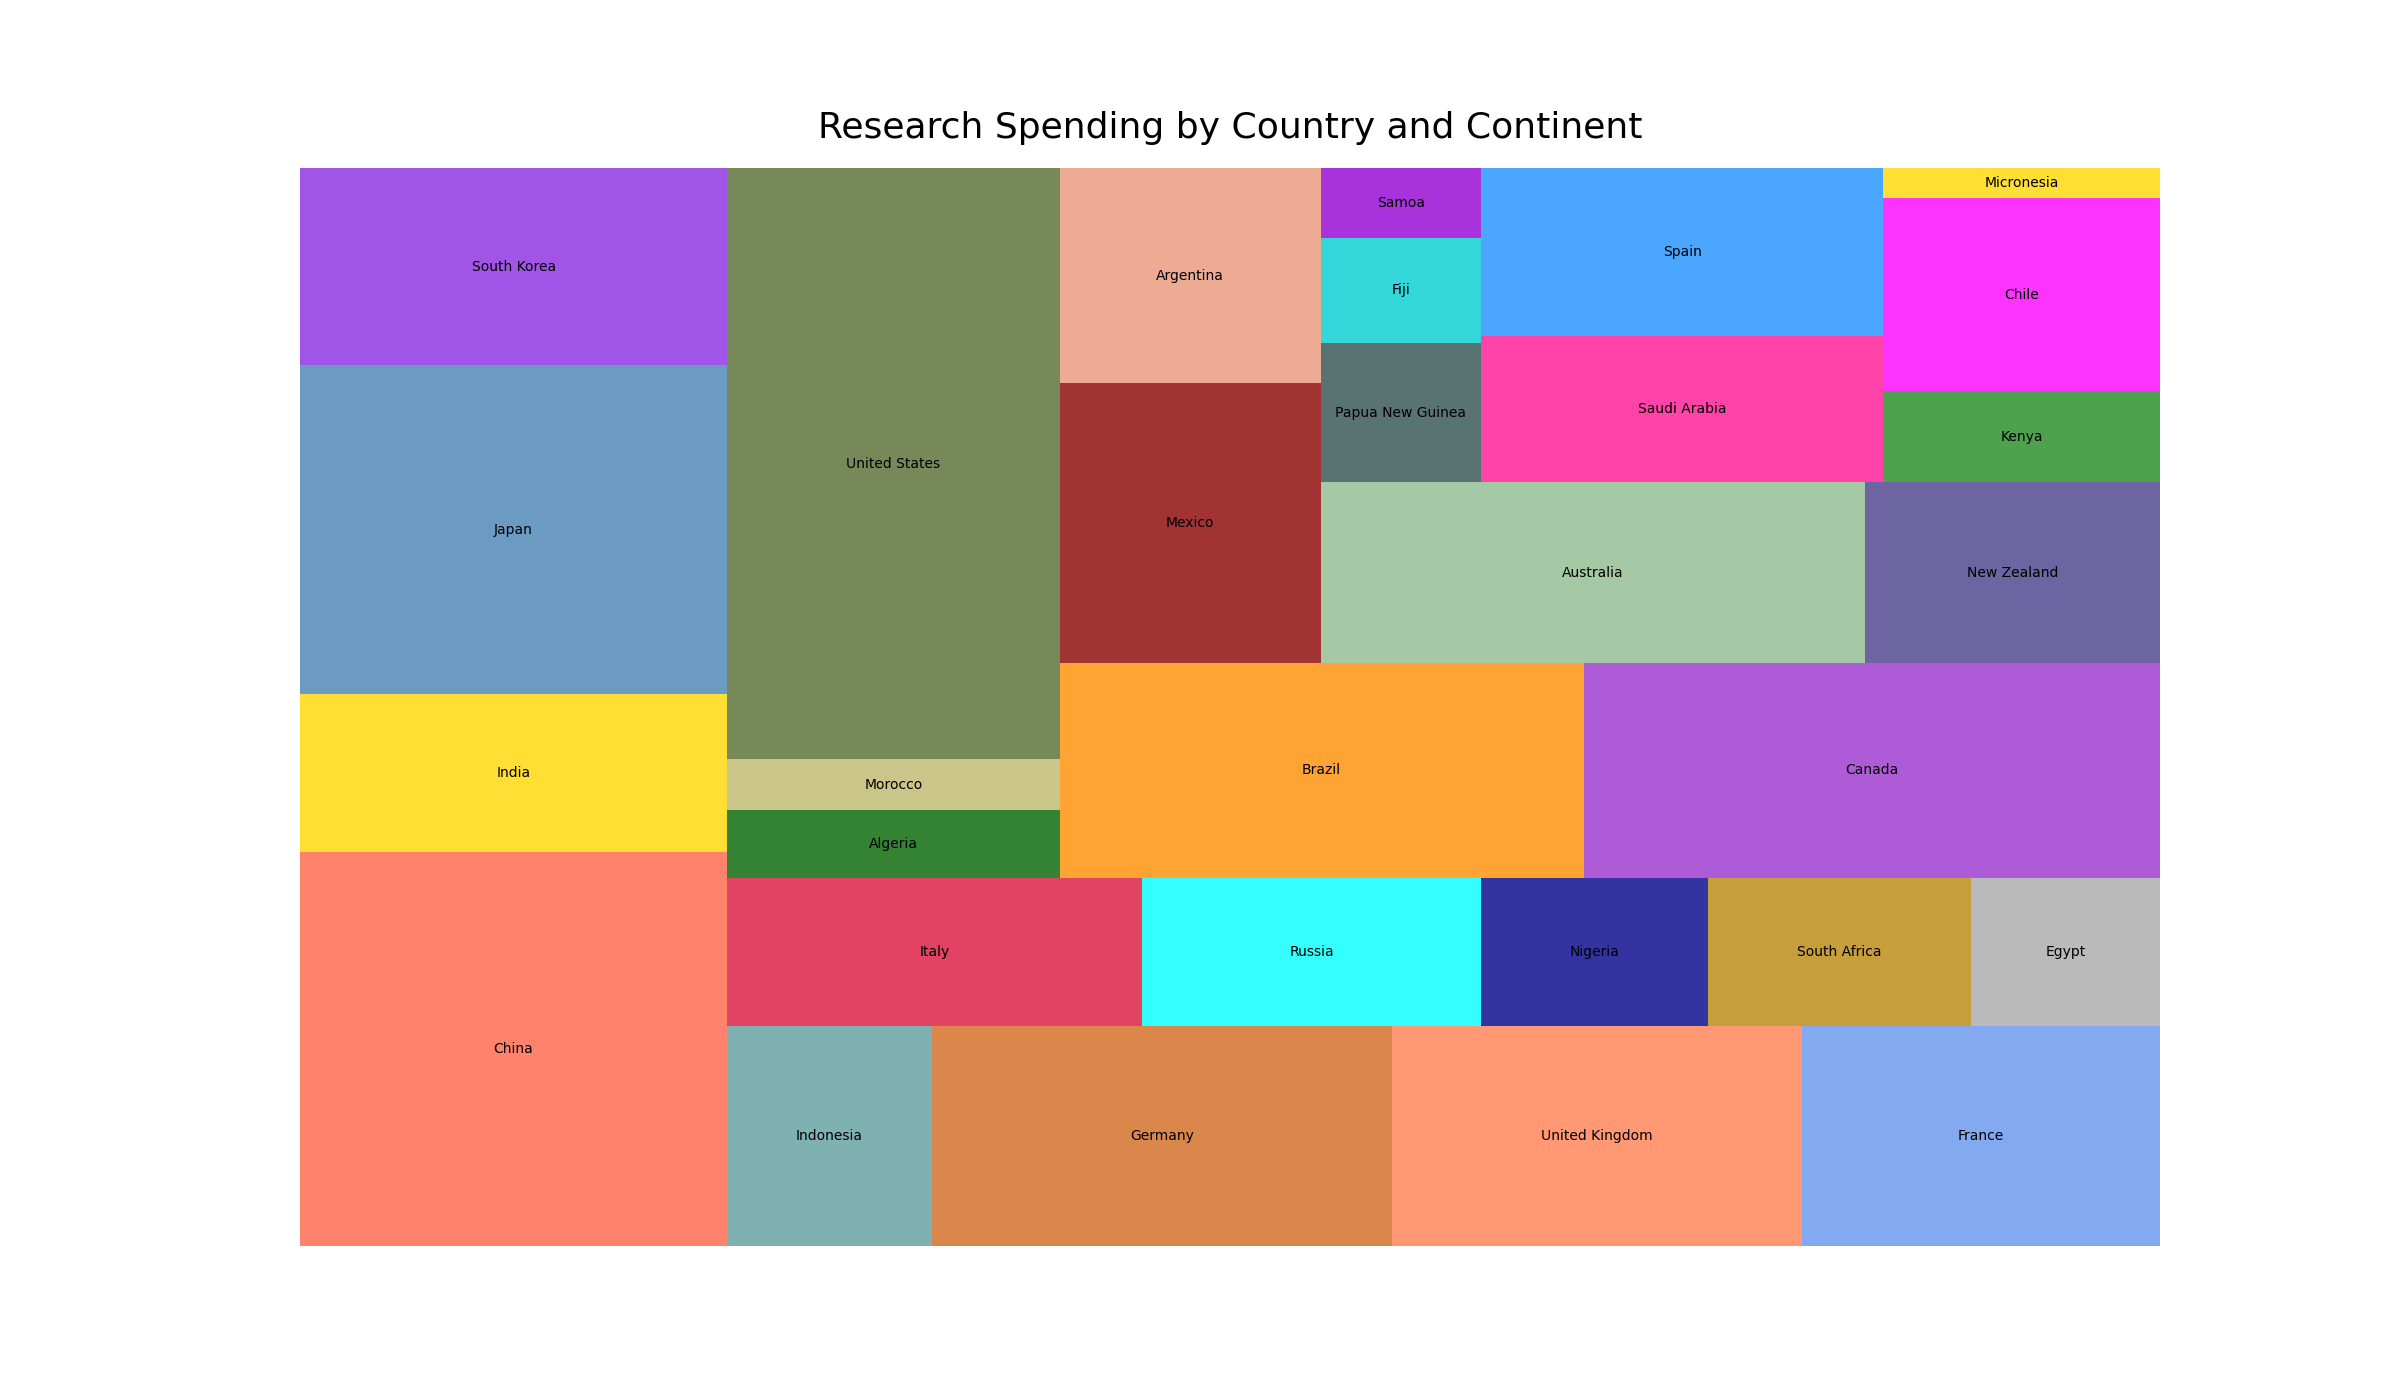

The script that drew this image:

import pandas as pd
import seaborn as sns
import matplotlib.pyplot as plt
import squarify

data = {
    'Continent': ['Asia', 'Asia', 'Asia', 'Asia', 'Asia', 'Europe', 'Europe', 'Europe', 'Europe', 'Europe',
                  'Africa', 'Africa', 'Africa', 'Africa', 'Africa', 'Americas', 'Americas', 'Americas', 'Americas',
                  'Americas', 'Oceania', 'Oceania', 'Oceania', 'Oceania', 'Oceania', 'Asia', 'Europe', 'Africa', 'Americas', 'Oceania'],
    'Country': ['China', 'India', 'Japan', 'South Korea', 'Indonesia', 'Germany', 'United Kingdom',
                'France', 'Italy', 'Russia', 'Nigeria', 'South Africa', 'Egypt', 'Algeria', 'Morocco',
                'United States', 'Brazil', 'Canada', 'Mexico', 'Argentina', 'Australia', 'New Zealand',
                'Papua New Guinea', 'Fiji', 'Samoa', 'Saudi Arabia', 'Spain', 'Kenya', 'Chile', 'Micronesia'],
    'Research_Spending': [300000, 120000, 250000, 150000, 80000, 180000, 160000, 140000, 110000, 90000,
                          60000, 70000, 50000, 40000, 30000, 350000, 200000, 220000, 130000, 100000,
                          175000, 95000, 40000, 30000, 20000, 105000, 120000, 45000, 95000, 15000]
}

df = pd.DataFrame(data)

plt.figure(figsize=(24, 14))
colors = ["#FF6347", "#FFD700", "#4682B4", "#8A2BE2", "#5F9EA0", "#D2691E",
          "#FF7F50", "#6495ED", "#DC143C", "#00FFFF", "#00008B", "#B8860B",
          "#A9A9A9", "#006400", "#BDB76B", "#556B2F", "#FF8C00", "#9932CC",
          "#8B0000", "#E9967A", "#8FBC8F", "#483D8B", "#2F4F4F", "#00CED1",
          "#9400D3", "#FF1493", "#1E90FF", "#228B22", "#FF00FF", "#FFD700"]

squarify.plot(sizes=df['Research_Spending'], label=df['Country'], color=colors, alpha=0.8)
plt.title('Research Spending by Country and Continent', fontsize=26, y=1.02)
plt.axis('off')
plt.show()
